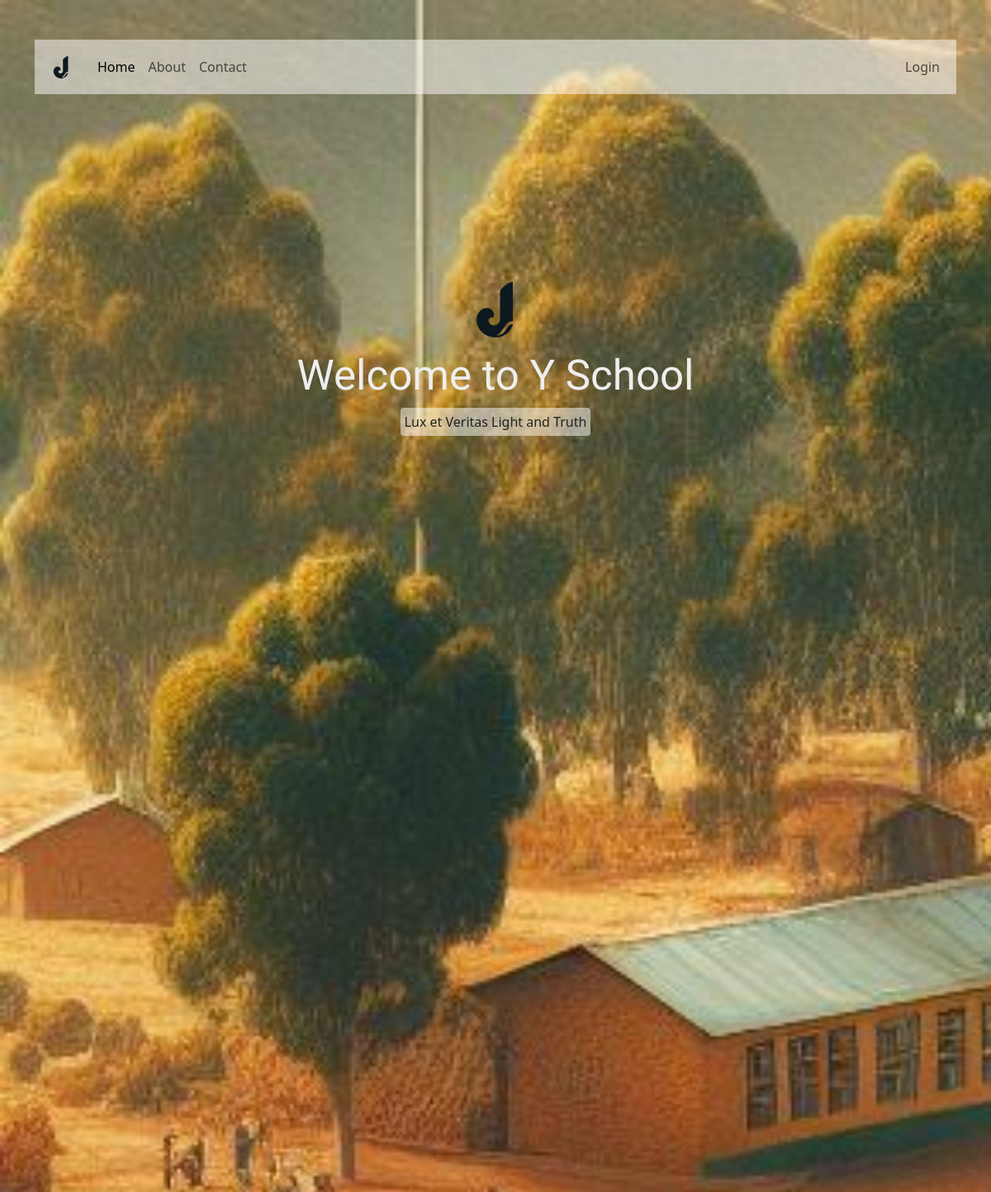
The app's page / (upper part), older data.
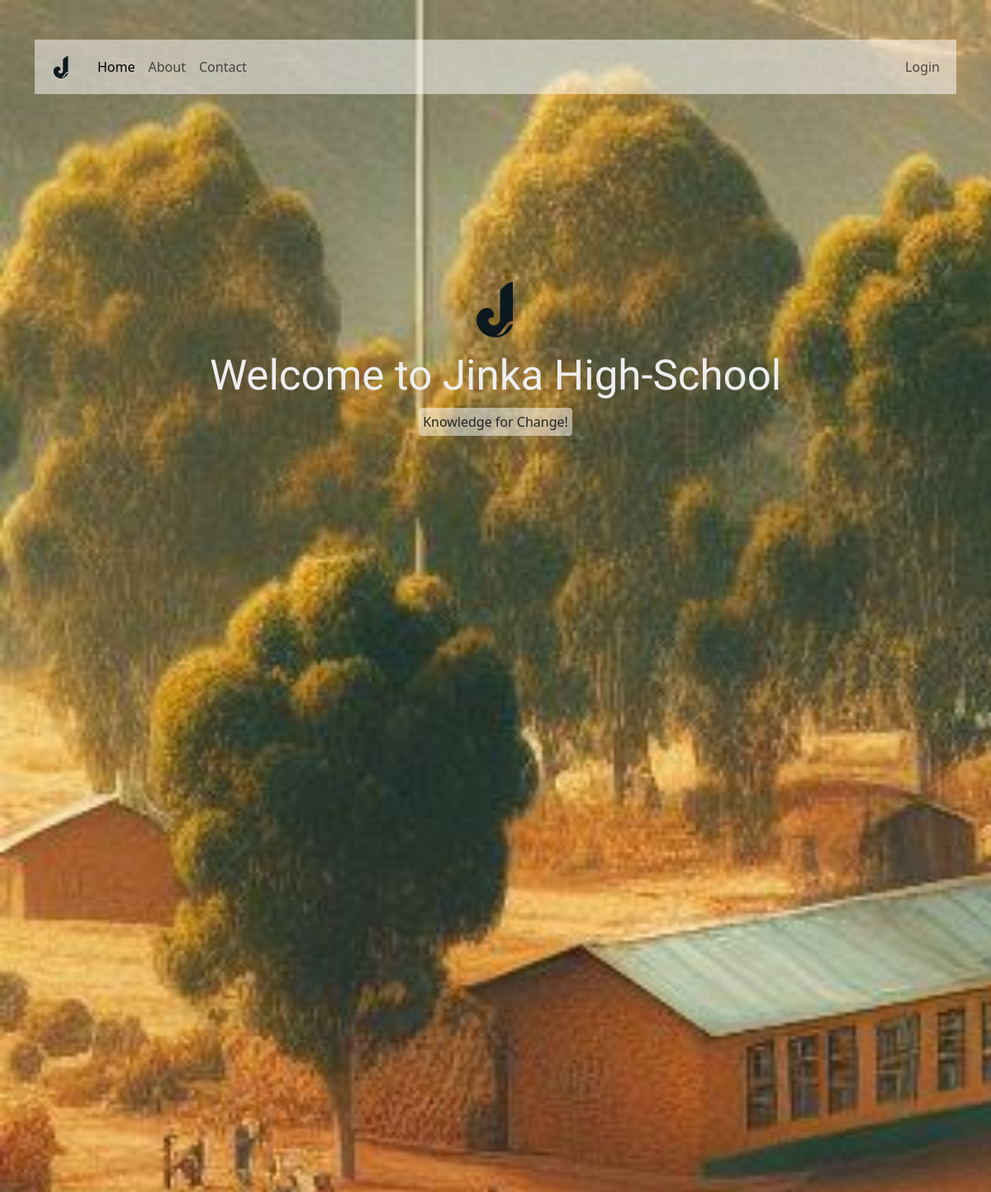
The same page, newer data.
### tables this page shows
CREATE TABLE IF NOT EXISTS `setting` (
  `id` int NOT NULL AUTO_INCREMENT,
  `current_year` int NOT NULL,
  `current_semester` varchar(11) NOT NULL,
  `school_name` varchar(100) NOT NULL,
  `slogan` varchar(300) NOT NULL,
  `about` text NOT NULL,
  PRIMARY KEY (`id`)
);

### data/setting.php (called while the page is built)
<?php
function getSetting($conn){
   $sql = "SELECT * FROM setting";
   $stmt = $conn->prepare($sql);
   $stmt->execute();
   if ($stmt->rowCount() == 1) {
     $settings = $stmt->fetch();
     return $settings;
   }else {
    return 0;
   }
}

### index.php (the view, shortened to what this page needs)
<?php
include "DB_connection.php";
include "data/setting.php";
$setting = getSetting($conn);
if ($setting != 0) {
 ?>
<!DOCTYPE html>
<html lang="en">
<head>
	<link rel="stylesheet" href="css/bootstrap.min.css">
	<link rel="stylesheet" href="css/style.css">
</head>
<body class="body-home">
    <div class="black-fill"><br /> <br />
    	<div class="container">
    	<nav class="navbar navbar-expand-lg bg-light"
    	     id="homeNav">
		  <div class="container-fluid">
		    <a class="navbar-brand" href="#">
		    	<img src="logo.png" width="40">
		    </a>
		    <div class="collapse navbar-collapse" id="navbarSupportedContent">
		      <ul class="navbar-nav me-auto mb-2 mb-lg-0">
		        <li class="nav-item">
		          <a class="nav-link active" aria-current="page" href="#">Home</a>
		        </li>
		        <li class="nav-item">
		          <a class="nav-link" href="#about">About</a>
		        </li>
		        <li class="nav-item">
		          <a class="nav-link" href="#contact">Contact</a>
		        </li>
		      </ul>
		      <ul class="navbar-nav me-right mb-2 mb-lg-0">
		      	<li class="nav-item">
		          <a class="nav-link" href="login.php">Login</a>
		        </li>
		      </ul>
		  </div>
		    </div>
		</nav>
        <section class="welcome-text d-flex justify-content-center align-items-center flex-column">
        	<img src="logo.png" >
        	<h4>Welcome to <?=$setting['school_name']?></h4>
        	<p><?=$setting['slogan']?></p>
        </section>
        <section id="about"
                 class="d-flex justify-content-center align-items-center flex-column">
        	<div class="card mb-3 card-1">
			  <div class="row g-0">
			    <div class="col-md-4">
			      <img src="logo.png" class="img-fluid rounded-start" >
			    </div>
			    <div class="col-md-8">
			      <div class="card-body">
			        <h5 class="card-title">About Us</h5>
			        <p class="card-text"><?=$setting['about']?></p>
			        <p class="card-text"><small class="text-muted">Y School</small></p>
			      </div>
			    </div>
			  </div>
			</div>
        </section>
    	</div>
    </div>
</body>
</html>
<?php }else {
	header("Location: login.php");
	exit;
}  ?>

### css/style.css (style rules this page uses)
.body-home, .body-login { background: url(../img/bg.jpg); background-size: cover; background-attachment: fixed; }
#homeNav { background: rgba(255,255,255, 0.5) !important; }
.welcome-text { min-height: 80vh; }
.welcome-text img { width: 100px; }
.welcome-text h4 { color: #eee; font-size: 51px; font-family: 'Lobster', cursive; }
.welcome-text p { color: #222; background: rgba(255,255,255, 0.5); padding: 5px; border-radius: 4px; }
#about { min-height: 100vh; }
#about .card-1 { max-width: 600px; width: 90%; background: rgba(255,255,255, 0.5); padding: 20px; border-radius: 5px; }
#about .card-1 h5 { font-family: 'Lobster', cursive; font-size: 28px; }

Row changes from the older to the newer data that the page shows:
changed setting: school_name "Y School" → "Jinka High-School"; slogan "Lux et Veritas Light and Truth" → "Knowledge for Change!"; about "This is a wider card with supporting text below as a natural lead-in to additional content. This content is a little bit longer." → "Jinka Secondary School is the very first - found in 1972 E.C - high-school in Jinka City. Also, it is inaugural among other High-school in the city in case of time and capacity."
